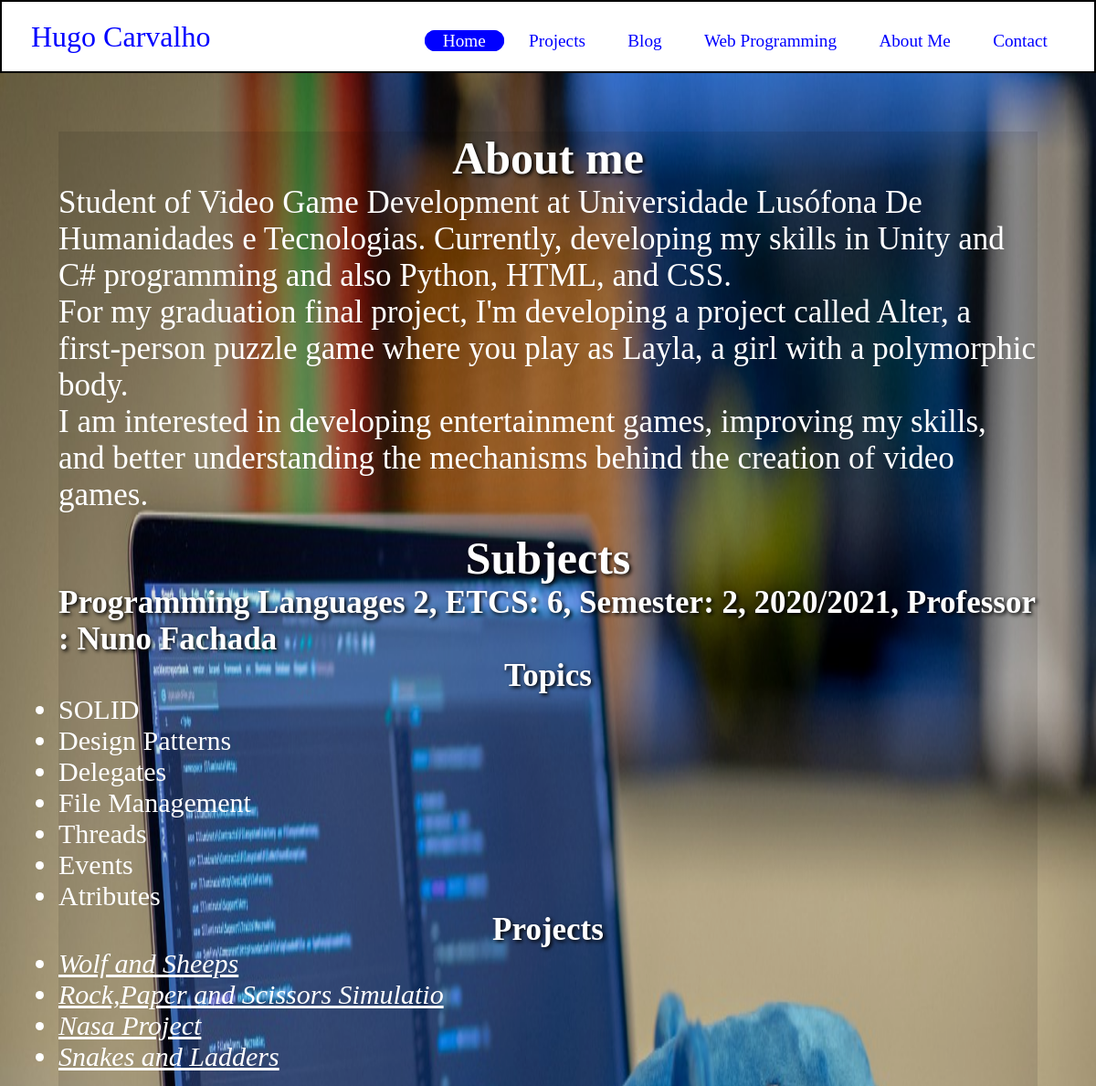
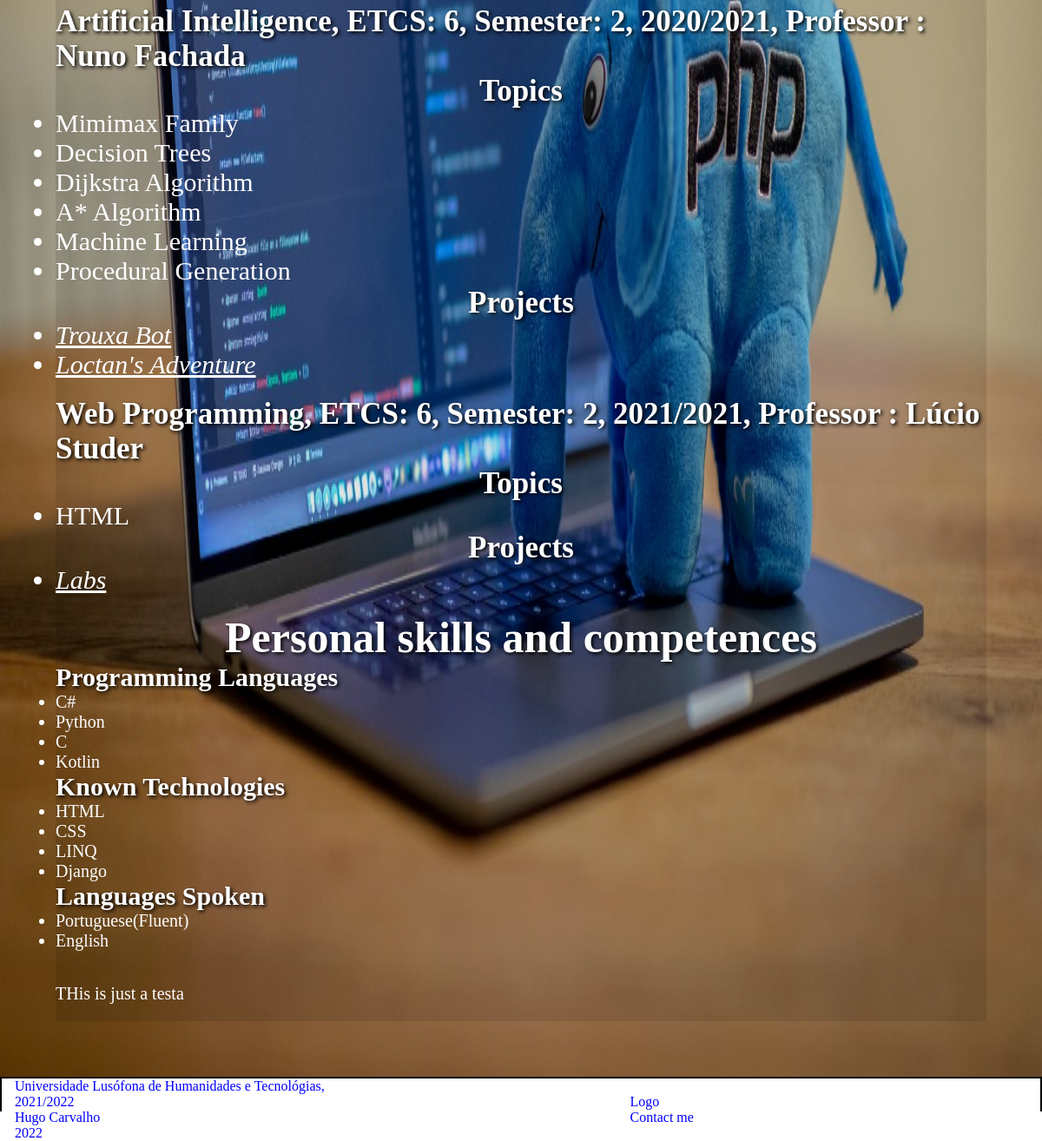
/about, run on the app's committed database (2 pictures, top to bottom).
### portfolio/models.py (models this page shows, shortened)
class Subject(models.Model):
    subjectName = models.CharField(max_length=50)
    year = models.IntegerField(default=1)
    semester = models.IntegerField(default=1)
    ects = models.IntegerField(default=4)
    lective_Year = models.CharField(max_length=10)
    topics = Topics.objects.all()
    rank = models.IntegerField(default=1)
    professor = models.CharField(max_length=50)
    project = Projects.objects.all()

class Topics(models.Model):
    topicsName = models.CharField(max_length=40)
    topicsSubject = models.CharField(max_length=30, default="default")
    def __str__(self):
        return self.topicsName

class ProgrammingLanguages(models.Model):
    name = models.CharField(max_length=40)
    def __str__(self):
        return self.name

class NonProgrammingLanguages(models.Model):
    name = models.CharField(max_length=40)
    def __str__(self):
        return self.name

class Description(models.Model):
    description = models.TextField(max_length=4000)
    number = models.IntegerField(default=1)

### portfolio/views.py (the view)
# urls.py: path('about', views.about_view, name='about'),
def about_view(request):
    data = datetime.datetime.today().year
    LP2 = models.Subject.objects.get(id=1)
    PW = models.Subject.objects.get(id=2)
    AI = models.Subject.objects.get(id=3)
    lp2Topics = models.Topics.objects.all().filter(topicsSubject="LP2")
    aiTopics = models.Topics.objects.all().filter(topicsSubject="AI")
    pwTopics = models.Topics.objects.all().filter(topicsSubject="PW")
    programmingLanguages = models.ProgrammingLanguages.objects.all()
    others = models.NonProgrammingLanguages.objects.all()
    description = models.Description.objects.all()
    context = {
        'ano': data,
        'LP2': LP2,
        'AI': AI,
        'PW': PW,
        'Languages': programmingLanguages,
        'Others': others,
        'LP2Topics': lp2Topics,
        'AITopics': aiTopics,
        'PWTopics': pwTopics,
        'Description': description,
    }
    return render(request, 'portfolio/about.html', context)

### portfolio/templates/portfolio/about.html (shortened to what this page needs)
{% extends 'portfolio/layout.html' %}
{% load static %}
    {% block head %}
        <link rel="stylesheet" href="{% static 'portfolio/css/aboutMe.css' %}">
        <link rel="stylesheet" href="{% static 'portfolio/css/Stylesheet.css' %}">
    {% endblock %}
{% block main %}
    <div id="image" class="image">
        <section>
            <div class="resume">
                <h3>About me</h3>
                <p> Student of Video Game Development at Universidade Lusófona De Humanidades e Tecnologias.
                    Currently, developing my skills in Unity and C# programming and
                    also Python, HTML, and CSS.</p>
                <p>For my graduation final project,
                    I'm developing a project called Alter,
                    a first-person puzzle game where you play as Layla,
                    a girl with a polymorphic body.</p>
                <p>I am interested in developing entertainment games, improving my skills,
                    and better understanding the mechanisms behind the creation of video games.</p>
            </div>
        </section>
        <section class="subject">
            <h1><b>Subjects</b></h1>
            <div class="subjects">
                <div class="lp2">
                    <div><h3>
                        {{ LP2.subjectName }}, ETCS: {{ LP2.ects }},
                        Semester: {{ LP2.semester }}, {{ LP2.lective_Year }},
                        Professor : {{ LP2.professor }}
                    </h3></div>
                    <div>
                        <h3>Topics</h3>
                        <ul>
                            {% for LP2Topic in LP2Topics %}
                                <li>{{ LP2Topic }}</li>
                            {% endfor %}
                        </ul>
                    </div>
                    <div class="projects">
                        <h3>Projects</h3>
                        <ul>
                            <li><a href='https://github.com/malmaboy/wolf_and_sheepsLP2'>Wolf and Sheeps</a></li>
                            <li><a href='https://github.com/JMatos1221/LP2_Recurso'>Rock,Paper and Scissors Simulatio</a></li>
                            <li><a href='https://github.com/malmaboy/NasaProject_LP2'>Nasa Project</a></li>
                            <li><a href='https://github.com/malmaboy/Snakes_And_Ladders_LP1'>Snakes and Ladders</a></li>
                        </ul>
                    </div>
                </div>
            </div>
        </section>
        <section class="subject">
            <div class="subjects">
                <div class="lp2">
                    <div><h3>
                        {{ AI.subjectName }}, ETCS: {{ AI.ects }},
                        Semester: {{ AI.semester }}, {{ AI.lective_Year }},
                        Professor : {{ AI.professor }}
                    </h3></div>
                    <div>
                        <h3>Topics</h3>
                        <ul>
                            {% for AItopic in AITopics %}
                                <li>{{ AItopic }}</li>
                            {% endfor %}
                        </ul>
                    </div>
                    <div class="projects">
                        <h3>Projects</h3>
                        <ul>
                            <li><a href='https://github.com/malmaboy/AI_Project'>Trouxa Bot</a></li>
                            <li><a href='https://www.youtube.com/watch?v=L5SOX6C_NtE'>Loctan's Adventure</a></li>
                        </ul>
                    </div>
                </div>
            </div>
        </section>
        <section class="subject">
            <div class="subjects">
                <div class="lp2">
                    <div><h3>
                        {{ PW.subjectName }}, ETCS: {{ PW.ects }},
                        Semester: {{ PW.semester }}, {{ PW.lective_Year }},
                        Professor : {{ PW.professor }}
                    </h3></div>
                    <div>
                        <h3>Topics</h3>
                        <ul>
                            {% for pwTopics in PWTopics %}
                                <li>{{ pwTopics }}</li>
                            {% endfor %}
                        </ul>
                    </div>
                    <div class="projects">
                        <h3>Projects</h3>
                        <ul>
                            <li><a href='https://a21901624-pw-lab.herokuapp.com/'>Labs</a></li>
                        </ul>
                    </div>
                </div>
            </div>
        </section>
        <section class="skills">
            <div>
                <h1>Personal skills and competences</h1>
                <div>
                    <h2>Programming Languages</h2>
                    <div>
                        <ul>
                            {% for lang in Languages %}
                                <li>{{ lang }}</li>
                            {% endfor %}
                        </ul>
                    </div>
                    <h2>Known Technologies</h2>
                    <ul>
                        {% for other in Others %}
                            <li>{{ other }}</li>
                        {% endfor %}
                    </ul>
                </div>
                <div>
                    <h2>Languages Spoken</h2>
                    <ul>
                        <li>Portuguese(Fluent)</li>
                        <li>English</li>
                    </ul>
                </div>
            </div>
        </section>
        <br>
        <section class="phrases">
            <p>
                {% for d in Description %}
                    {% if d.number == 1 %}
                        {{ d.description }}
                    {% endif %}
                {% endfor %}
            </p>
        </section>
    </div>
{% endblock %}

### portfolio/static/portfolio/css/Stylesheet.css (style rules this page uses)
* { font-family: "Gill Sans"; padding: 0; margin: 0; box-sizing: border-box; }
body { display: flex; flex-direction: column; min-height: 100vh; }

### portfolio/static/portfolio/css/aboutMe.css (style rules this page uses)
#image { background: rgba(0, 0, 0, .1); }
section { padding-bottom: 20px; }
.resume { font-size: 35px; color: white; }
.resume h3 { display: flex; align-items: center; justify-content: center; font-size: 50px; color: white; text-shadow: 2px 2px 4px black; }
.subject { color: white; }
.subjects { font-size: 30px; }
.subjects h3 { display: flex; align-items: center; justify-content: center; font-size: 35px; color: white; text-shadow: 2px 2px 4px black; }
h1 { display: flex; align-items: center; justify-content: center; font-size: 50px; color: white; text-shadow: 2px 2px 4px black; }
.projects a { font-style: oblique; text-decoration: underline; color: white; }
.skills ul { font-size: 20px; color: white; }
.skills h2 { font-size: 30px; text-shadow: 2px 2px 4px black; color: white; }
.phrases { font-size: 20px; color: white; }

### data on the page
Subject: subjectName "Programming Languages 2", ects "6", semester "2", lective_Year "2020/2021", professor "Nuno Fachada"
Topics: topicsName "SOLID"
Topics: topicsName "Design Patterns"
Topics: topicsName "Delegates"
Topics: topicsName "File Management"
Topics: topicsName "Threads"
Topics: topicsName "Events"
Topics: topicsName "Atributes"
Subject: subjectName "Artificial Intelligence", ects "6", semester "2", lective_Year "2020/2021", professor "Nuno Fachada"
Topics: topicsName "Mimimax Family"
Topics: topicsName "Decision Trees"
Topics: topicsName "Dijkstra Algorithm"
Topics: topicsName "A* Algorithm"
Topics: topicsName "Machine Learning"
Topics: topicsName "Procedural Generation"
Subject: subjectName "Web Programming", ects "6", semester "2", lective_Year "2021/2021", professor "Lúcio Studer"
Topics: topicsName "HTML"
ProgrammingLanguages: name "C#"
ProgrammingLanguages: name "Python"
ProgrammingLanguages: name "C"
ProgrammingLanguages: name "Kotlin"
NonProgrammingLanguages: name "HTML"
NonProgrammingLanguages: name "CSS"
NonProgrammingLanguages: name "LINQ"
NonProgrammingLanguages: name "Django"
Description: description "THis is just a testa"
